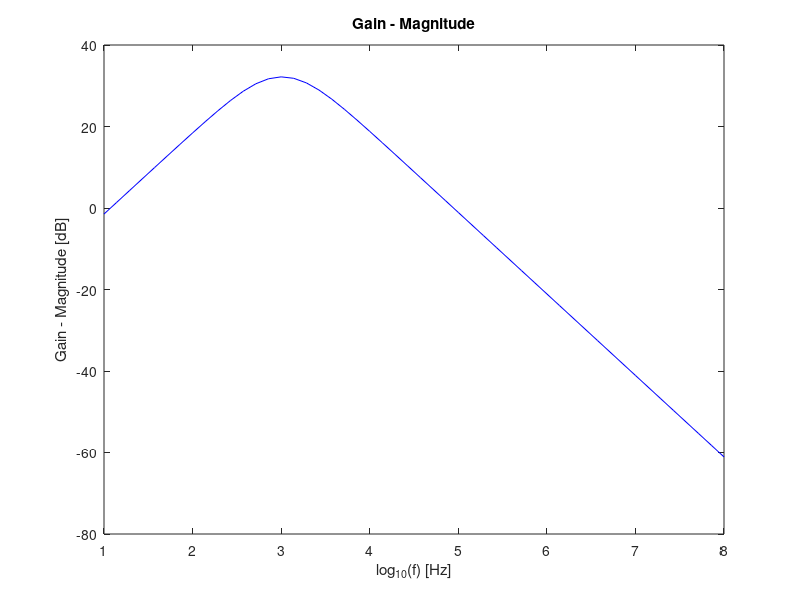
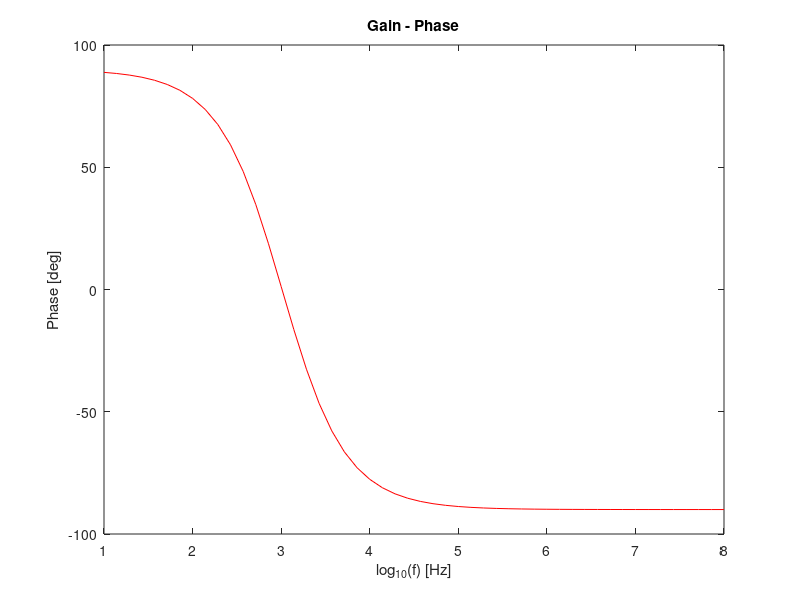

MATLAB code to generate these figures, in order:
R1 = 1000;
R2 = 1e3;
R3 = 300e3;
R4 = 5e3;
C1 = 220e-9;
C2 = 110e-9;


f_low = 1/(2*pi*C1*R1);
f_high = 1/(2*pi*C2*R2);

%CENTRAL FREQUENCY

f_c=sqrt(f_low*f_high)

tab=fopen("freq.tex", "w");
fprintf(tab, "$f_L$ & $%f$ \\\\ \\hline \n", f_low);
fprintf(tab, "$f_H$ & $%f$ \\\\ \\hline \n", f_high);
fprintf(tab, "$f_0$ & $%f$ \\\\ \\hline \n", f_c);
fclose(tab);


%CENTRAL FREQUENCY DEVIATION
cfreq_dev = abs(f_c-1000)


%TRANSFER FUNCTION

%T = ((R1*C1*s)/(1+R1*C1*s))*(1+R3/R4)*(1/(1+R2*C2*s));


%INPUT IMPEDANCE (f=f_c)

ZI = R1 + 1/(2*pi*f_c*C1)


%OUTPUT IMPEDANCE (f=f_c)

ZO = 1/(2*pi*f_c*C2+1/R2)


%GAIN (f=f_c)

w=2*pi*f_c;
s=j*w;
T = ((R1*C1*s)/(1+R1*C1*s))*(1+R3/R4)*(1/(1+R2*C2*s));

Av_c = abs(T)


%GAIN (f=1kHz)

w=2*pi*1000;
s=j*w;
T = ((R1*C1*s)/(1+R1*C1*s))*(1+R3/R4)*(1/(1+R2*C2*s));

Av_1 = abs(T)


%GAIN DEVIATION
gain_dev = abs(Av_1-100)
 
 
%GAIN DEVIATION dB
Av_1_db = 20*log10(Av_1)
gain_dev_db = abs(Av_1_db-40)

%FREQUENCY DEVIATION Hz

freq_dev=1000-f_c;


%FREQUENCY RESPONSE

f=logspace(1,8); %Hz
for i=1:length(f)
w=2*pi*f(i);
s = j*w;

T(i) = ((R1*C1*s)/(1+R1*C1*s))*(1+R3/R4)*(1/(1+R2*C2*s));
Av = abs(T);
phase_Av_deg = angle(T)*180/pi;
%phase_Av_rad = angle(T);

end


freq_db = figure ();
plot (log10(f), 20*log10(Av), "b");
xlabel ("log_{10}(f) [Hz]");
ylabel ("Gain - Magnitude [dB]");
title ("Gain - Magnitude");
print (freq_db, "freq_db.eps", "-depsc");

freq_p_deg = figure ();
plot (log10(f), phase_Av_deg, "r");
xlabel ("log_{10}(f) [Hz]");
ylabel ("Phase [deg]");
title ("Gain - Phase");
print (freq_p_deg, "freq_p_deg.eps", "-depsc");

tab=fopen("imped.tex", "w");
fprintf(tab, "$Z_I$ & $%f$ \\\\ \\hline \n", ZI);
fprintf(tab, "$Z_O$ & $%f$ \\\\ \\hline \n", ZO);
fclose(tab);

tab=fopen("dev.tex", "w");
fprintf(tab, "$A_v deviation (Db)$ & $%f$ \\\\ \\hline \n", gain_dev_db);
fprintf(tab, "$f_0 deviation (Hz)$ & $%f$ \\\\ \\hline \n", freq_dev);
fclose(tab);
